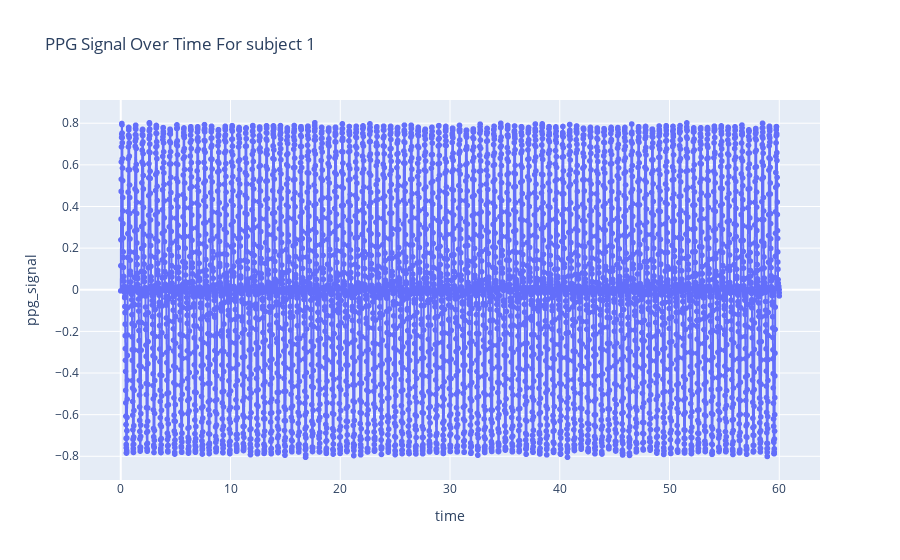

The notebook cell saved with this chart:
### Code cell
# ------------PLOTING PPG SIGNALS OVER THE TIME FOR THE SUBJECT 1


px.line(sub1_ppg,x='time' ,y='ppg_signal', title="PPG Signal Over Time For subject 1", markers=True)

### Figure 1 — Plotly figure (JSON) as saved in the notebook; plotly's stock layout.template omitted (floating-point values rounded to 4 significant figures; data arrays with more than 128 entries replaced by an {"elided": "..."} marker saying what was removed)
{"data": [{"hovertemplate": "time=%{x}<br>ppg_signal=%{y}<extra></extra>", "legendgroup": "", "line": {"color": "#636efa", "dash": "solid"}, "marker": {"symbol": "circle"}, "mode": "lines+markers", "name": "", "showlegend": false, "type": "scattergl", "x": {"elided": "6000 float values"}, "xaxis": "x", "y": {"elided": "6000 float values"}, "yaxis": "y"}], "layout": {"legend": {"tracegroupgap": 0}, "title": {"text": "PPG Signal Over Time For subject 1"}, "xaxis": {"anchor": "y", "domain": [0, 1], "title": {"text": "time"}}, "yaxis": {"anchor": "x", "domain": [0, 1], "title": {"text": "ppg_signal"}}}}
